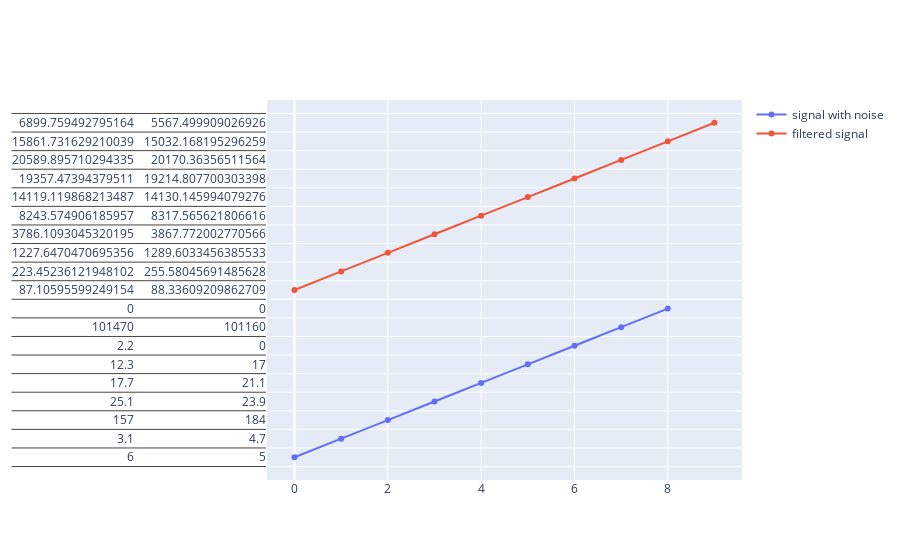

The cell this chart's notebook holds for it:
### Code cell
# Filter the data, and plot both the original and filtered signals.
df_noise = butter_lowpass_filter(df, cutoff, fs, order)
fig = go.Figure()
fig.add_trace(go.Scatter(
            y = data,
            line =  dict(shape =  'spline' ),
            name = 'signal with noise'
            ))
fig.add_trace(go.Scatter(
            y = df_noise,
            line =  dict(shape =  'spline' ),
            name = 'filtered signal'
            ))
fig.show()

### Figure 1 — Plotly figure (JSON) as saved in the notebook; plotly's stock layout.template omitted (floating-point values rounded to 4 significant figures; data arrays with more than 128 entries replaced by an {"elided": "..."} marker saying what was removed)
{"data": [{"line": {"shape": "spline"}, "name": "signal with noise", "type": "scatter", "y": {"elided": "3808x9 float values"}}, {"line": {"shape": "spline"}, "name": "filtered signal", "type": "scatter", "y": {"elided": "3808x10 float values"}}], "layout": {}}
